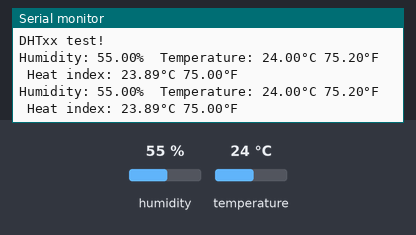
Simulated run of this program. Board: ESP32. On the bench: the last lines printed to the serial monitor. Wiring (inferred from the names in the program): DHT11 sensor: data GPIO 2. The test bench sets the inputs (shaded band); at power-on: humidity 55 %, temperature 24 °C.

Above: at 4.8 s.
4.9 s: humidity set to 22 %
At 7.3 s:
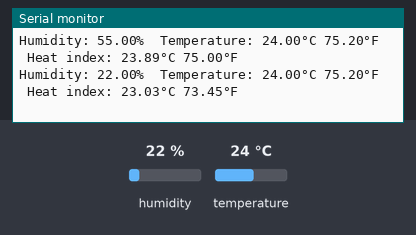
7.9 s: temperature set to 12 °C
At 9.2 s:
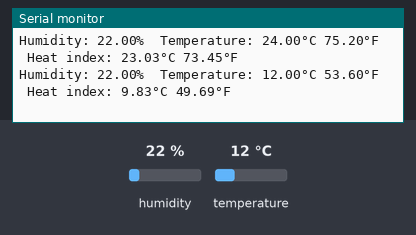
10.9 s: humidity set to 40 %
At 12.9 s:
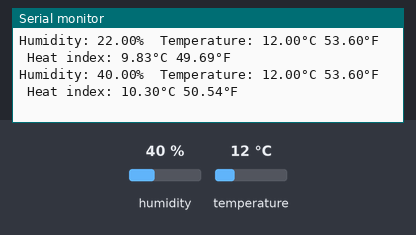
Timing chart, 0 to 14.4 s (numbered marks = the images above; inputs shaded):
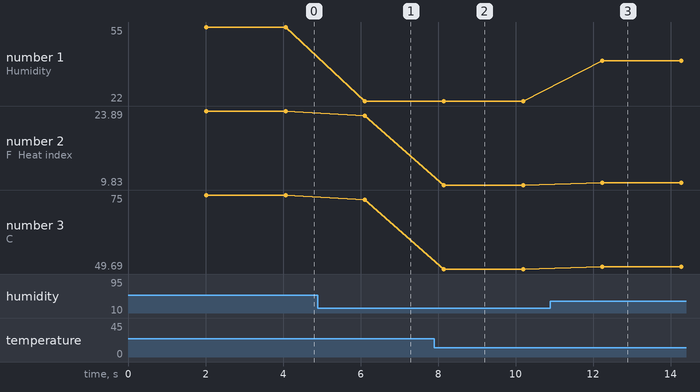

The program:

main.cpp
```cpp
#include <Arduino.h>

#include "DHT.h"

#define DHTPIN 2
#define DHTTYPE DHT11
DHT dht(DHTPIN, DHTTYPE);

void setup() {
  Serial.begin(9600);
  Serial.println(F("DHTxx test!"));

  dht.begin();
}

void loop() {
  delay(2000);

  float h = dht.readHumidity();
  float t = dht.readTemperature();
  float f = dht.readTemperature(true);

  if (isnan(h) || isnan(t) || isnan(f)) {
    Serial.println(F("Failed to read from DHT sensor!"));
    return;
  }

  float hif = dht.computeHeatIndex(f, h);
  float hic = dht.computeHeatIndex(t, h, false);

  Serial.print(F("Humidity: "));
  Serial.print(h);
  Serial.print(F("%  Temperature: "));
  Serial.print(t);
  Serial.print(F("°C "));
  Serial.print(f);
  Serial.print(F("°F  Heat index: "));
  Serial.print(hic);
  Serial.print(F("°C "));
  Serial.print(hif);
  Serial.println(F("°F"));
}
```

DHT.cpp
```cpp
#include "DHT.h"

#define MIN_INTERVAL 2000 /**< min interval value */
#define TIMEOUT -1        /**< timeout on */

/*!
 *  @brief  Instantiates a new DHT class
 *  @param  pin
 *          pin number that sensor is connected
 *  @param  type
 *          type of sensor
 *  @param  count
 *          number of sensors
 */
DHT::DHT(uint8_t pin, uint8_t type, uint8_t count) {
  _pin = pin;
  _type = type;
#ifdef __AVR
  _bit = digitalPinToBitMask(pin);
  _port = digitalPinToPort(pin);
#endif
  _maxcycles =
      microsecondsToClockCycles(1000); // 1 millisecond timeout for
                                       // reading pulses from DHT sensor.
  // Note that count is now ignored as the DHT reading algorithm adjusts itself
  // based on the speed of the processor.
}

/*!
 *  @brief  Setup sensor pins and set pull timings
 *  @param  usec
 *          Optionally pass pull-up time (in microseconds) before DHT reading
 *starts. Default is 55 (see function declaration in DHT.h).
 */
void DHT::begin(uint8_t usec) {
  // set up the pins!
  pinMode(_pin, INPUT_PULLUP);
  // Using this value makes sure that millis() - lastreadtime will be
  // >= MIN_INTERVAL right away. Note that this assignment wraps around,
  // but so will the subtraction.
  _lastreadtime = millis() - MIN_INTERVAL;
  DEBUG_PRINT("DHT max clock cycles: ");
  DEBUG_PRINTLN(_maxcycles, DEC);
  pullTime = usec;
}

/*!
 *  @brief  Read temperature
 *  @param  S
 *          Scale. Boolean value:
 *					- true = Fahrenheit
 *					- false = Celcius
 *  @param  force
 *          true if in force mode
 *	@return Temperature value in selected scale
 */
float DHT::readTemperature(bool S, bool force) {
  float f = NAN;

  if (read(force)) {
    switch (_type) {
    case DHT11:
      f = data[2];
      if (data[3] & 0x80) {
        f = -1 - f;
      }
      f += (data[3] & 0x0f) * 0.1;
      if (S) {
        f = convertCtoF(f);
      }
      break;
    case DHT12:
      f = data[2];
      f += (data[3] & 0x0f) * 0.1;
      if (data[2] & 0x80) {
        f *= -1;
      }
      if (S) {
        f = convertCtoF(f);
      }
      break;
    case DHT22:
    case DHT21:
      f = ((word)(data[2] & 0x7F)) << 8 | data[3];
      f *= 0.1;
      if (data[2] & 0x80) {
        f *= -1;
      }
      if (S) {
        f = convertCtoF(f);
      }
      break;
    }
  }
  return f;
}

/*!
 *  @brief  Converts Celcius to Fahrenheit
 *  @param  c
 *					value in Celcius
 *	@return float value in Fahrenheit
 */
float DHT::convertCtoF(float c) { return c * 1.8 + 32; }

/*!
 *  @brief  Converts Fahrenheit to Celcius
 *  @param  f
 *					value in Fahrenheit
 *	@return float value in Celcius
 */
float DHT::convertFtoC(float f) { return (f - 32) * 0.55555; }

/*!
 *  @brief  Read Humidity
 *  @param  force
 *					force read mode
 *	@return float value - humidity in percent
 */
float DHT::readHumidity(bool force) {
  float f = NAN;
  if (read(force)) {
    switch (_type) {
    case DHT11:
    case DHT12:
      f = data[0] + data[1] * 0.1;
      break;
    case DHT22:
    case DHT21:
      f = ((word)data[0]) << 8 | data[1];
      f *= 0.1;
      break;
    }
  }
  return f;
}

/*!
 *  @brief  Compute Heat Index
 *          Simplified version that reads temp and humidity from sensor
 *  @param  isFahrenheit
 * 					true if fahrenheit, false if celcius (default
 *true)
 *	@return float heat index
 */
float DHT::computeHeatIndex(bool isFahrenheit) {
  float hi = computeHeatIndex(readTemperature(isFahrenheit), readHumidity(),
                              isFahrenheit);
  return hi;
}

/*!
 *  @brief  Compute Heat Index
 *  				Using both Rothfusz and Steadman's equations
 *					(http://www.wpc.ncep.noaa.gov/html/heatindex_equation.shtml)
 *  @param  temperature
 *          temperature in selected scale
 *  @param  percentHumidity
 *          humidity in percent
 *  @param  isFahrenheit
 * 					true if fahrenheit, false if celcius
 *	@return float heat index
 */
float DHT::computeHeatIndex(float temperature, float percentHumidity,
                            bool isFahrenheit) {
  float hi;

  if (!isFahrenheit)
    temperature = convertCtoF(temperature);

  hi = 0.5 * (temperature + 61.0 + ((temperature - 68.0) * 1.2) +
              (percentHumidity * 0.094));

  if (hi > 79) {
    hi = -42.379 + 2.04901523 * temperature + 10.14333127 * percentHumidity +
         -0.22475541 * temperature * percentHumidity +
         -0.00683783 * pow(temperature, 2) +
         -0.05481717 * pow(percentHumidity, 2) +
         0.00122874 * pow(temperature, 2) * percentHumidity +
         0.00085282 * temperature * pow(percentHumidity, 2) +
         -0.00000199 * pow(temperature, 2) * pow(percentHumidity, 2);

    if ((percentHumidity < 13) && (temperature >= 80.0) &&
        (temperature <= 112.0))
      hi -= ((13.0 - percentHumidity) * 0.25) *
            sqrt((17.0 - abs(temperature - 95.0)) * 0.05882);

    else if ((percentHumidity > 85.0) && (temperature >= 80.0) &&
             (temperature <= 87.0))
      hi += ((percentHumidity - 85.0) * 0.1) * ((87.0 - temperature) * 0.2);
  }

  return isFahrenheit ? hi : convertFtoC(hi);
}

/*!
 *  @brief  Read value from sensor or return last one from less than two
 *seconds.
 *  @param  force
 *          true if using force mode
 *	@return float value
 */
bool DHT::read(bool force) {
  // Check if sensor was read less than two seconds ago and return early
  // to use last reading.
  uint32_t currenttime = millis();
  if (!force && ((currenttime - _lastreadtime) < MIN_INTERVAL)) {
    return _lastresult; // return last correct measurement
  }
  _lastreadtime = currenttime;

  // Reset 40 bits of received data to zero.
  data[0] = data[1] = data[2] = data[3] = data[4] = 0;

#if defined(ESP8266)
  yield(); // Handle WiFi / reset software watchdog
#endif

  // Send start signal.  See DHT datasheet for full signal diagram:
  //   http://www.adafruit.com/datasheets/Digital%20humidity%20and%20temperature%20sensor%20AM2302.pdf

  // Go into high impedence state to let pull-up raise data line level and
  // start the reading process.
  pinMode(_pin, INPUT_PULLUP);
  delay(1);

  // First set data line low for a period according to sensor type
  pinMode(_pin, OUTPUT);
  digitalWrite(_pin, LOW);
  switch (_type) {
  case DHT22:
  case DHT21:
    delayMicroseconds(1100); // data sheet says "at least 1ms"
    break;
  case DHT11:
  default:
    delay(20); // data sheet says at least 18ms, 20ms just to be safe
    break;
  }

  uint32_t cycles[80];
  {
    // End the start signal by setting data line high for 40 microseconds.
    pinMode(_pin, INPUT_PULLUP);

    // Delay a moment to let sensor pull data line low.
    delayMicroseconds(pullTime);

    // Now start reading the data line to get the value from the DHT sensor.

    // Turn off interrupts temporarily because the next sections
    // are timing critical and we don't want any interruptions.
    InterruptLock lock;

    // First expect a low signal for ~80 microseconds followed by a high signal
    // for ~80 microseconds again.
    if (expectPulse(LOW) == TIMEOUT) {
      DEBUG_PRINTLN(F("DHT timeout waiting for start signal low pulse."));
      _lastresult = false;
      return _lastresult;
    }
    if (expectPulse(HIGH) == TIMEOUT) {
      DEBUG_PRINTLN(F("DHT timeout waiting for start signal high pulse."));
      _lastresult = false;
      return _lastresult;
    }

    // Now read the 40 bits sent by the sensor.  Each bit is sent as a 50
    // microsecond low pulse followed by a variable length high pulse.  If the
    // high pulse is ~28 microseconds then it's a 0 and if it's ~70 microseconds
    // then it's a 1.  We measure the cycle count of the initial 50us low pulse
    // and use that to compare to the cycle count of the high pulse to determine
    // if the bit is a 0 (high state cycle count < low state cycle count), or a
    // 1 (high state cycle count > low state cycle count). Note that for speed
    // all the pulses are read into a array and then examined in a later step.
    for (int i = 0; i < 80; i += 2) {
      cycles[i] = expectPulse(LOW);
      cycles[i + 1] = expectPulse(HIGH);
    }
  } // Timing critical code is now complete.

  // Inspect pulses and determine which ones are 0 (high state cycle count < low
  // state cycle count), or 1 (high state cycle count > low state cycle count).
  for (int i = 0; i < 40; ++i) {
    uint32_t lowCycles = cycles[2 * i];
    uint32_t highCycles = cycles[2 * i + 1];
    if ((lowCycles == TIMEOUT) || (highCycles == TIMEOUT)) {
      DEBUG_PRINTLN(F("DHT timeout waiting for pulse."));
      _lastresult = false;
      return _lastresult;
    }
    data[i / 8] <<= 1;
    // Now compare the low and high cycle times to see if the bit is a 0 or 1.
    if (highCycles > lowCycles) {
      // High cycles are greater than 50us low cycle count, must be a 1.
      data[i / 8] |= 1;
    }
    // Else high cycles are less than (or equal to, a weird case) the 50us low
    // cycle count so this must be a zero.  Nothing needs to be changed in the
    // stored data.
  }

  DEBUG_PRINTLN(F("Received from DHT:"));
  DEBUG_PRINT(data[0], HEX);
  DEBUG_PRINT(F(", "));
  DEBUG_PRINT(data[1], HEX);
  DEBUG_PRINT(F(", "));
  DEBUG_PRINT(data[2], HEX);
  DEBUG_PRINT(F(", "));
  DEBUG_PRINT(data[3], HEX);
  DEBUG_PRINT(F(", "));
  DEBUG_PRINT(data[4], HEX);
  DEBUG_PRINT(F(" =? "));
  DEBUG_PRINTLN((data[0] + data[1] + data[2] + data[3]) & 0xFF, HEX);

  // Check we read 40 bits and that the checksum matches.
  if (data[4] == ((data[0] + data[1] + data[2] + data[3]) & 0xFF)) {
    _lastresult = true;
    return _lastresult;
  } else {
    DEBUG_PRINTLN(F("DHT checksum failure!"));
    _lastresult = false;
    return _lastresult;
  }
}

// Expect the signal line to be at the specified level for a period of time and
// return a count of loop cycles spent at that level (this cycle count can be
// used to compare the relative time of two pulses).  If more than a millisecond
// ellapses without the level changing then the call fails with a 0 response.
// This is adapted from Arduino's pulseInLong function (which is only available
// in the very latest IDE versions):
//   https://github.com/arduino/Arduino/blob/master/hardware/arduino/avr/cores/arduino/wiring_pulse.c
uint32_t DHT::expectPulse(bool level) {
#if (F_CPU > 16000000L)
  uint32_t count = 0;
#else
  uint16_t count = 0; // To work fast enough on slower AVR boards
#endif
// On AVR platforms use direct GPIO port access as it's much faster and better
// for catching pulses that are 10's of microseconds in length:
#ifdef __AVR
  uint8_t portState = level ? _bit : 0;
  while ((*portInputRegister(_port) & _bit) == portState) {
    if (count++ >= _maxcycles) {
      return TIMEOUT; // Exceeded timeout, fail.
    }
  }
// Otherwise fall back to using digitalRead (this seems to be necessary on
// ESP8266 right now, perhaps bugs in direct port access functions?).
#else
  while (digitalRead(_pin) == level) {
    if (count++ >= _maxcycles) {
      return TIMEOUT; // Exceeded timeout, fail.
    }
  }
#endif

  return count;
}
```

DHT.h
```cpp
#ifndef DHT_H
#define DHT_H

#include "Arduino.h"

/* Uncomment to enable printing out nice debug messages. */
//#define DHT_DEBUG


#define DEBUG_PRINTER Serial /**< Define where debug output will be printed. */

/* Setup debug printing macros. */
#ifdef DHT_DEBUG
  #define DEBUG_PRINT(...) { DEBUG_PRINTER.print(__VA_ARGS__); }
  #define DEBUG_PRINTLN(...) { DEBUG_PRINTER.println(__VA_ARGS__); }
#else
  #define DEBUG_PRINT(...) {} /**< Debug Print Placeholder if Debug is disabled */
  #define DEBUG_PRINTLN(...) {} /**< Debug Print Line Placeholder if Debug is disabled */
#endif

/* Define types of sensors. */
#define DHT11 11 /**< DHT TYPE 11 */
#define DHT12 12 /**< DHY TYPE 12 */
#define DHT22 22 /**< DHT TYPE 22 */
#define DHT21 21 /**< DHT TYPE 21 */
#define AM2301 21 /**< AM2301 */

/*!
 *  @brief  Class that stores state and functions for DHT
 */
class DHT {
  public:
   DHT(uint8_t pin, uint8_t type, uint8_t count=6);
   void begin(uint8_t usec=55);
   float readTemperature(bool S=false, bool force=false);
   float convertCtoF(float);
   float convertFtoC(float);
   float computeHeatIndex(bool isFahrenheit=true);
   float computeHeatIndex(float temperature, float percentHumidity, bool isFahrenheit=true);
   float readHumidity(bool force=false);
   bool read(bool force=false);

 private:
  uint8_t data[5];
  uint8_t _pin, _type;
  #ifdef __AVR
    // Use direct GPIO access on an 8-bit AVR so keep track of the port and bitmask
    // for the digital pin connected to the DHT.  Other platforms will use digitalRead.
    uint8_t _bit, _port;
  #endif
  uint32_t _lastreadtime, _maxcycles;
  bool _lastresult;
  uint8_t pullTime; // Time (in usec) to pull up data line before reading

  uint32_t expectPulse(bool level);

};

/*!
 *  @brief  Class that defines Interrupt Lock Avaiability
 */
class InterruptLock {
  public:
   InterruptLock() {
#if !defined(ARDUINO_ARCH_NRF52)
    noInterrupts();
#endif
   }
   ~InterruptLock() {
#if !defined(ARDUINO_ARCH_NRF52)
    interrupts();
#endif
   }
};

#endif
```

Measured:
- after the input at 4.9 s, the serial monitor: prints a new line after 1.2 s (image 1)
- after the input at 7.9 s, the serial monitor: prints a new line after 0.25 s (image 2)
- after the input at 10.9 s, the serial monitor: prints a new line after 1.3 s (image 3)
- plotted number 1: 55 → 22 after the input at 4.9 s, 22 → 40 after the input at 10.9 s
- plotted number 2: 23.89 → 23.03 after the input at 4.9 s, 23.03 → 9.83 after the input at 7.9 s, 9.83 → 10.3 after the input at 10.9 s
- plotted number 3: 75 → 73.45 after the input at 4.9 s, 73.45 → 49.69 after the input at 7.9 s, 49.69 → 50.54 after the input at 10.9 s
